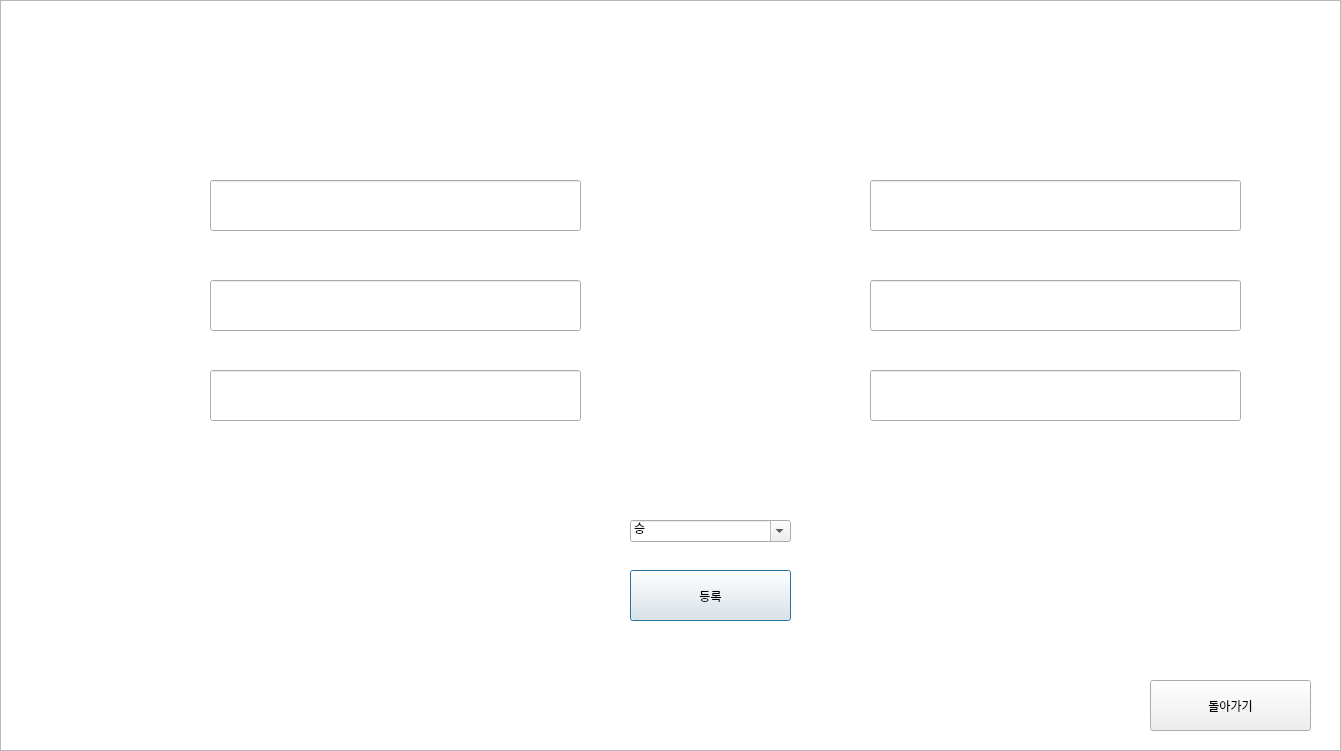
<?xml version="1.0" encoding="UTF-8"?>
<ui version="4.0">
 <class>INPUT</class>
 <widget class="QDialog" name="INPUT">
  <property name="geometry">
   <rect>
    <x>0</x>
    <y>0</y>
    <width>1341</width>
    <height>751</height>
   </rect>
  </property>
  <property name="minimumSize">
   <size>
    <width>1341</width>
    <height>751</height>
   </size>
  </property>
  <property name="maximumSize">
   <size>
    <width>1341</width>
    <height>751</height>
   </size>
  </property>
  <property name="windowTitle">
   <string>Dialog</string>
  </property>
  <widget class="QGraphicsView" name="graphicsView">
   <property name="geometry">
    <rect>
     <x>0</x>
     <y>0</y>
     <width>1341</width>
     <height>751</height>
    </rect>
   </property>
   <property name="minimumSize">
    <size>
     <width>1341</width>
     <height>751</height>
    </size>
   </property>
   <property name="maximumSize">
    <size>
     <width>1341</width>
     <height>751</height>
    </size>
   </property>
   <property name="styleSheet">
    <string notr="true">background-image: url(:/background/KakaoTalk_20200921_163222539.png);</string>
   </property>
  </widget>
  <widget class="QLineEdit" name="D_LEADER">
   <property name="geometry">
    <rect>
     <x>210</x>
     <y>180</y>
     <width>371</width>
     <height>51</height>
    </rect>
   </property>
   <property name="styleSheet">
    <string notr="true">font: 14pt &quot;배달의민족 도현&quot;;</string>
   </property>
   <property name="alignment">
    <set>Qt::AlignCenter</set>
   </property>
  </widget>
  <widget class="QLineEdit" name="D_THIRD">
   <property name="geometry">
    <rect>
     <x>210</x>
     <y>370</y>
     <width>371</width>
     <height>51</height>
    </rect>
   </property>
   <property name="styleSheet">
    <string notr="true">font: 14pt &quot;배달의민족 도현&quot;;</string>
   </property>
   <property name="alignment">
    <set>Qt::AlignCenter</set>
   </property>
  </widget>
  <widget class="QLineEdit" name="D_SECOND">
   <property name="geometry">
    <rect>
     <x>210</x>
     <y>280</y>
     <width>371</width>
     <height>51</height>
    </rect>
   </property>
   <property name="styleSheet">
    <string notr="true">font: 14pt &quot;배달의민족 도현&quot;;</string>
   </property>
   <property name="alignment">
    <set>Qt::AlignCenter</set>
   </property>
  </widget>
  <widget class="QPushButton" name="push">
   <property name="geometry">
    <rect>
     <x>630</x>
     <y>570</y>
     <width>161</width>
     <height>51</height>
    </rect>
   </property>
   <property name="text">
    <string>등록</string>
   </property>
  </widget>
  <widget class="QLabel" name="label">
   <property name="geometry">
    <rect>
     <x>50</x>
     <y>180</y>
     <width>161</width>
     <height>51</height>
    </rect>
   </property>
   <property name="styleSheet">
    <string notr="true">font: 14pt &quot;배달의민족 도현&quot;;
color: rgb(255, 255, 255);</string>
   </property>
   <property name="text">
    <string>LEADER : </string>
   </property>
   <property name="alignment">
    <set>Qt::AlignRight|Qt::AlignTrailing|Qt::AlignVCenter</set>
   </property>
  </widget>
  <widget class="QLabel" name="label_2">
   <property name="geometry">
    <rect>
     <x>50</x>
     <y>280</y>
     <width>161</width>
     <height>51</height>
    </rect>
   </property>
   <property name="styleSheet">
    <string notr="true">font: 14pt &quot;배달의민족 도현&quot;;
color: rgb(255, 255, 255);</string>
   </property>
   <property name="text">
    <string>SECOND : </string>
   </property>
   <property name="alignment">
    <set>Qt::AlignRight|Qt::AlignTrailing|Qt::AlignVCenter</set>
   </property>
  </widget>
  <widget class="QLabel" name="label_3">
   <property name="geometry">
    <rect>
     <x>50</x>
     <y>370</y>
     <width>161</width>
     <height>51</height>
    </rect>
   </property>
   <property name="styleSheet">
    <string notr="true">font: 14pt &quot;배달의민족 도현&quot;;
color: rgb(255, 255, 255);</string>
   </property>
   <property name="text">
    <string>THIRD : </string>
   </property>
   <property name="alignment">
    <set>Qt::AlignRight|Qt::AlignTrailing|Qt::AlignVCenter</set>
   </property>
  </widget>
  <widget class="QLabel" name="label_4">
   <property name="geometry">
    <rect>
     <x>710</x>
     <y>180</y>
     <width>161</width>
     <height>51</height>
    </rect>
   </property>
   <property name="styleSheet">
    <string notr="true">font: 14pt &quot;배달의민족 도현&quot;;
color: rgb(255, 255, 255);</string>
   </property>
   <property name="text">
    <string>LEADER : </string>
   </property>
   <property name="alignment">
    <set>Qt::AlignRight|Qt::AlignTrailing|Qt::AlignVCenter</set>
   </property>
  </widget>
  <widget class="QLineEdit" name="A_THIRD">
   <property name="geometry">
    <rect>
     <x>870</x>
     <y>370</y>
     <width>371</width>
     <height>51</height>
    </rect>
   </property>
   <property name="styleSheet">
    <string notr="true">font: 14pt &quot;배달의민족 도현&quot;;</string>
   </property>
   <property name="alignment">
    <set>Qt::AlignCenter</set>
   </property>
  </widget>
  <widget class="QLineEdit" name="A_LEADER">
   <property name="geometry">
    <rect>
     <x>870</x>
     <y>180</y>
     <width>371</width>
     <height>51</height>
    </rect>
   </property>
   <property name="styleSheet">
    <string notr="true">font: 14pt &quot;배달의민족 도현&quot;;</string>
   </property>
   <property name="alignment">
    <set>Qt::AlignCenter</set>
   </property>
  </widget>
  <widget class="QLabel" name="label_5">
   <property name="geometry">
    <rect>
     <x>710</x>
     <y>280</y>
     <width>161</width>
     <height>51</height>
    </rect>
   </property>
   <property name="styleSheet">
    <string notr="true">font: 14pt &quot;배달의민족 도현&quot;;
color: rgb(255, 255, 255);</string>
   </property>
   <property name="text">
    <string>SECOND : </string>
   </property>
   <property name="alignment">
    <set>Qt::AlignRight|Qt::AlignTrailing|Qt::AlignVCenter</set>
   </property>
  </widget>
  <widget class="QLineEdit" name="A_SECOND">
   <property name="geometry">
    <rect>
     <x>870</x>
     <y>280</y>
     <width>371</width>
     <height>51</height>
    </rect>
   </property>
   <property name="styleSheet">
    <string notr="true">font: 14pt &quot;배달의민족 도현&quot;;</string>
   </property>
   <property name="alignment">
    <set>Qt::AlignCenter</set>
   </property>
  </widget>
  <widget class="QLabel" name="label_6">
   <property name="geometry">
    <rect>
     <x>710</x>
     <y>370</y>
     <width>161</width>
     <height>51</height>
    </rect>
   </property>
   <property name="styleSheet">
    <string notr="true">font: 14pt &quot;배달의민족 도현&quot;;
color: rgb(255, 255, 255);</string>
   </property>
   <property name="text">
    <string>THIRD : </string>
   </property>
   <property name="alignment">
    <set>Qt::AlignRight|Qt::AlignTrailing|Qt::AlignVCenter</set>
   </property>
  </widget>
  <widget class="QLabel" name="label_7">
   <property name="geometry">
    <rect>
     <x>280</x>
     <y>110</y>
     <width>221</width>
     <height>51</height>
    </rect>
   </property>
   <property name="styleSheet">
    <string notr="true">color: rgb(255, 255, 255);
font: 36pt &quot;배달의민족 도현&quot;;</string>
   </property>
   <property name="text">
    <string>상대 방덱</string>
   </property>
   <property name="alignment">
    <set>Qt::AlignCenter</set>
   </property>
  </widget>
  <widget class="QLabel" name="label_8">
   <property name="geometry">
    <rect>
     <x>940</x>
     <y>110</y>
     <width>221</width>
     <height>51</height>
    </rect>
   </property>
   <property name="styleSheet">
    <string notr="true">color: rgb(255, 255, 255);
font: 36pt &quot;배달의민족 도현&quot;;</string>
   </property>
   <property name="text">
    <string>내 공덱</string>
   </property>
   <property name="alignment">
    <set>Qt::AlignCenter</set>
   </property>
  </widget>
  <widget class="QComboBox" name="wod">
   <property name="geometry">
    <rect>
     <x>630</x>
     <y>520</y>
     <width>161</width>
     <height>22</height>
    </rect>
   </property>
   <property name="mouseTracking">
    <bool>false</bool>
   </property>
   <property name="editable">
    <bool>true</bool>
   </property>
   <item>
    <property name="text">
     <string>승</string>
    </property>
   </item>
   <item>
    <property name="text">
     <string>패</string>
    </property>
   </item>
  </widget>
  <widget class="QPushButton" name="pushButton">
   <property name="geometry">
    <rect>
     <x>1150</x>
     <y>680</y>
     <width>161</width>
     <height>51</height>
    </rect>
   </property>
   <property name="text">
    <string>돌아가기</string>
   </property>
  </widget>
 </widget>
 <resources>
  <include location="input_output_background.qrc"/>
 </resources>
 <connections/>
</ui>
